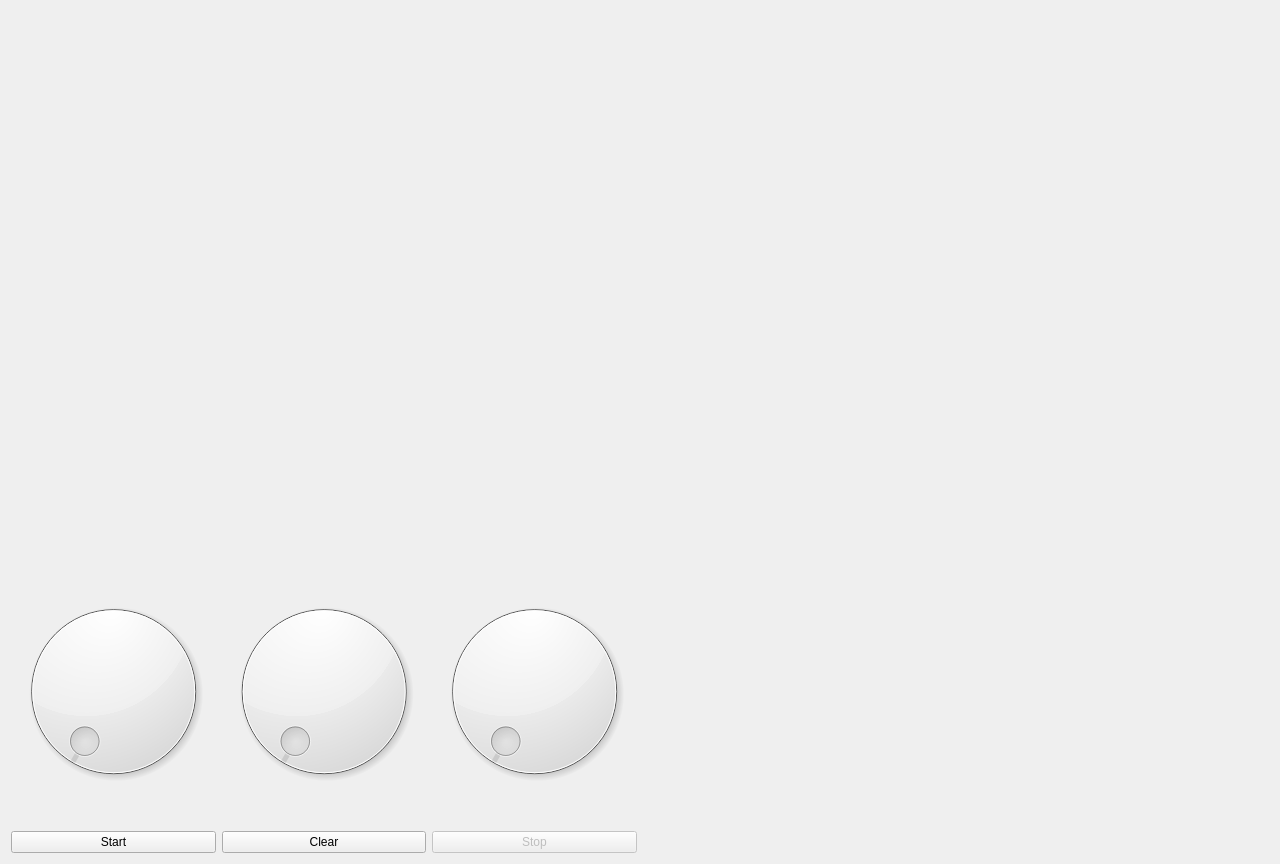
<?xml version="1.0" encoding="UTF-8"?>
<ui version="4.0">
 <class>Form</class>
 <widget class="QWidget" name="Form">
  <property name="geometry">
   <rect>
    <x>0</x>
    <y>0</y>
    <width>1280</width>
    <height>864</height>
   </rect>
  </property>
  <property name="windowTitle">
   <string>Form</string>
  </property>
  <layout class="QGridLayout" name="gridLayout_2">
   <item row="0" column="1">
    <widget class="SmartDotViewer" name="SmartDotViewer" native="true"/>
   </item>
   <item row="0" column="0">
    <layout class="QGridLayout" name="gridLayout">
     <item row="0" column="1">
      <widget class="PlotWidget" name="graph2" native="true"/>
     </item>
     <item row="0" column="0">
      <widget class="PlotWidget" name="graph1" native="true"/>
     </item>
     <item row="0" column="2">
      <widget class="PlotWidget" name="graph3" native="true"/>
     </item>
     <item row="2" column="2">
      <widget class="QDial" name="dial_3"/>
     </item>
     <item row="2" column="1">
      <widget class="QDial" name="dial_2"/>
     </item>
     <item row="2" column="0">
      <widget class="QDial" name="dial"/>
     </item>
     <item row="3" column="0">
      <widget class="QPushButton" name="btnStart">
       <property name="text">
        <string>Start</string>
       </property>
       <property name="checkable">
        <bool>false</bool>
       </property>
      </widget>
     </item>
     <item row="3" column="1">
      <widget class="QPushButton" name="btnClear">
       <property name="text">
        <string>Clear</string>
       </property>
      </widget>
     </item>
     <item row="3" column="2">
      <widget class="QPushButton" name="btnStop">
       <property name="enabled">
        <bool>false</bool>
       </property>
       <property name="text">
        <string>Stop</string>
       </property>
      </widget>
     </item>
     <item row="1" column="0">
      <widget class="QLabel" name="lblSpin">
       <property name="text">
        <string/>
       </property>
      </widget>
     </item>
     <item row="1" column="1">
      <widget class="QLabel" name="lblTilt">
       <property name="text">
        <string/>
       </property>
      </widget>
     </item>
     <item row="1" column="2">
      <widget class="QLabel" name="lblAngle">
       <property name="text">
        <string/>
       </property>
      </widget>
     </item>
    </layout>
   </item>
  </layout>
 </widget>
 <customwidgets>
  <customwidget>
   <class>PlotWidget</class>
   <extends>QWidget</extends>
   <header location="global">pyqtgraph</header>
   <container>1</container>
  </customwidget>
  <customwidget>
   <class>SmartDotViewer</class>
   <extends>QWidget</extends>
   <header>frontend.SmartDotViewer</header>
   <container>1</container>
  </customwidget>
 </customwidgets>
 <resources/>
 <connections/>
</ui>
